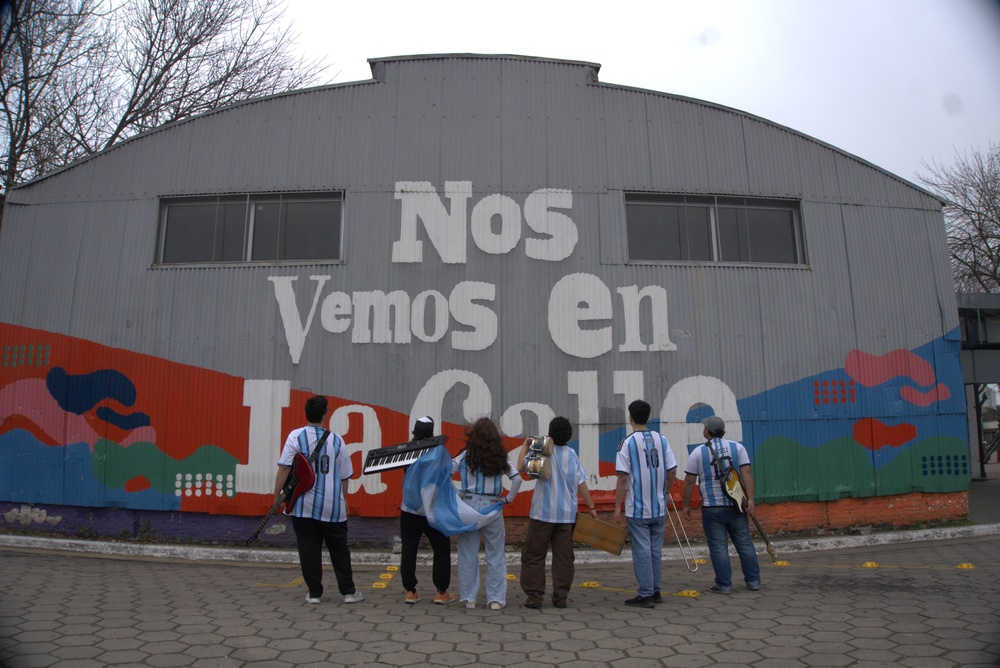
#> input picture fotos/DSC04739.jpeg, 1000 x 668 px, shrunk from 6024 x 4024 before the run; its folder holds only this picture in this run
$ python main.py
#> lines starting #> are read from the running program, lines starting #| are printed output that depends on the picture; long printed decimals are rounded
import cv2
import numpy as np
import os


def mejorar_foto(ruta):

#> called with ruta = 'fotos/DSC04739.jpeg'
    imagen = cv2.imread(ruta)
#> imagen is the input picture: shape (668, 1000, 3); mean B, G, R 114, 109, 111.3

    if imagen is None:
        print("No se encontró la foto")
        return

    print("Foto encontrada")

    # --------------------------------
    # 1. ANALIZAR BRILLO Y CONTRASTE
    # --------------------------------

    gris = cv2.cvtColor(imagen, cv2.COLOR_BGR2GRAY)
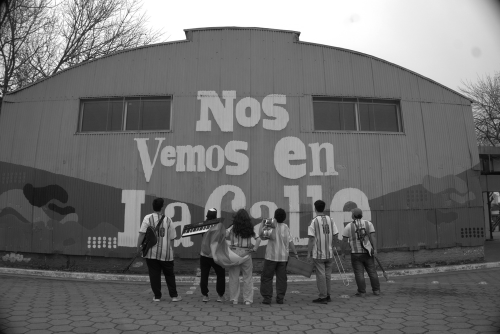
#> gris: shape (668, 1000) (shown at 1/2 size); min 2, max 255, mean 110.2

    brillo = np.mean(gris)
#> brillo = 110.2
    contraste = np.std(gris)
#> contraste = 57.69

    print("Brillo original:", brillo)
#| Brillo original: 110.232
    print("Contraste original:", contraste)
#| Contraste original: 57.695

    # --------------------------------
    # 2. ILUMINACION AUTOMATICA
    # --------------------------------

    if brillo < 60:
        gamma = 1.10
    elif brillo < 90:
        gamma = 1.06
    elif brillo < 120:
        gamma = 1.03
    elif brillo > 190:
        gamma = 0.96
    else:
        gamma = 1.0

    tabla = np.array([
        ((i / 255.0) ** (1 / gamma)) * 255
        for i in np.arange(0, 256)
    ]).astype("uint8")

    imagen = cv2.LUT(imagen, tabla)

    # --------------------------------
    # 3. ALTAS LUCES Y SOMBRAS
    # --------------------------------

    lab = cv2.cvtColor(imagen, cv2.COLOR_BGR2LAB)
#> lab: shape (668, 1000, 3); mean of channels 0, 1, 2 118.5, 130.6, 126.1

    l, a, b = cv2.split(lab)
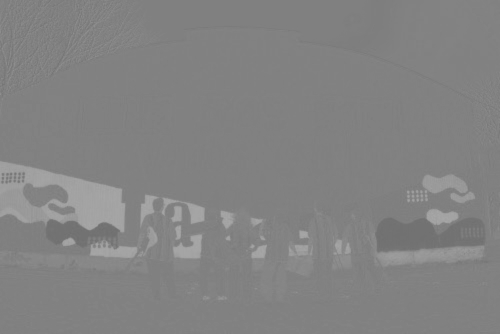
#> a: shape (668, 1000) (shown at 1/2 size); min 110, max 169, mean 130.6
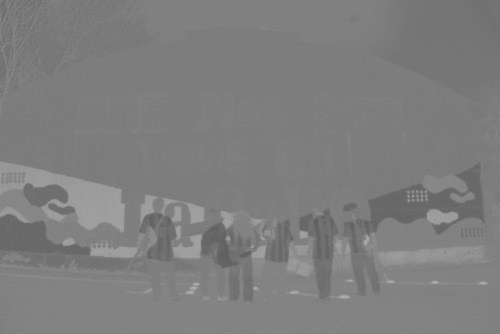
#> b: shape (668, 1000) (shown at 1/2 size); min 92, max 179, mean 126.1

    # Analizamos las zonas oscuras y claras
    sombras = np.mean(l[l < 80])
#> sombras = 59.32
    altas_luces = np.mean(l[l > 180])
#> altas_luces = 234.4

    print("Sombras:", sombras)
#| Sombras: 59.316
    print("Altas luces:", altas_luces)
#| Altas luces: 234.355

    # Levantar sombras
    if sombras < 60:
        l = np.where(
            l < 100,
            l + 8,
            l
        )

    # Bajar altas luces
    if altas_luces > 210:
        l = np.where(
            l > 180,
            l - 8,
            l
        )

    l = np.clip(l, 0, 255).astype(np.uint8)

    lab = cv2.merge((l, a, b))
#> lab: shape (668, 1000, 3); mean of channels 0, 1, 2 120.5, 130.6, 126.1

    imagen = cv2.cvtColor(
        lab,
        cv2.COLOR_LAB2BGR
    )

    # --------------------------------
    # 4. SATURACION AUTOMATICA
    # --------------------------------

    hsv = cv2.cvtColor(imagen, cv2.COLOR_BGR2HSV)
#> hsv: shape (668, 1000, 3); mean H, S, V 85.7, 39.6, 124.7

    h, s, v = cv2.split(hsv)
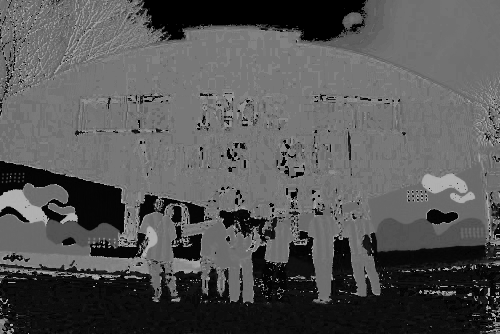
#> h: shape (668, 1000) (shown at 1/2 size); min 0, max 179, mean 85.7
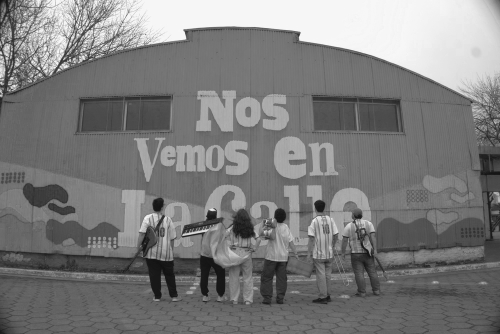
#> v: shape (668, 1000) (shown at 1/2 size); min 13, max 248, mean 124.7

    saturacion = np.mean(s)
#> saturacion = 39.63

    print("Saturación original:", saturacion)
#| Saturación original: 39.634

    if saturacion < 70:
        s = cv2.convertScaleAbs(s, alpha=1.20)
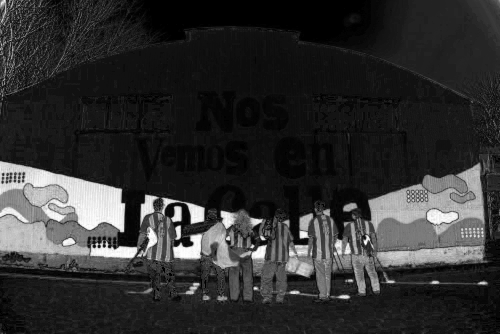
#> s: shape (668, 1000) (shown at 1/2 size); min 0, max 255, mean 47.6
    elif saturacion < 110:
        s = cv2.convertScaleAbs(s, alpha=1.10)
    elif saturacion > 180:
        s = cv2.convertScaleAbs(s, alpha=0.90)

    hsv = cv2.merge((h, s, v))
#> hsv: shape (668, 1000, 3); mean H, S, V 85.7, 47.6, 124.7

    imagen = cv2.cvtColor(hsv, cv2.COLOR_HSV2BGR)

    # --------------------------------
    # 5. REDUCCION DE RUIDO
    # --------------------------------

    imagen = cv2.fastNlMeansDenoisingColored(
        imagen,
        None,
        5,
        5,
        7,
        21
    )

    # --------------------------------
    # 6. NITIDEZ
    # --------------------------------

    suavizada = cv2.GaussianBlur(
        imagen,
        (0, 0),
        3
    )
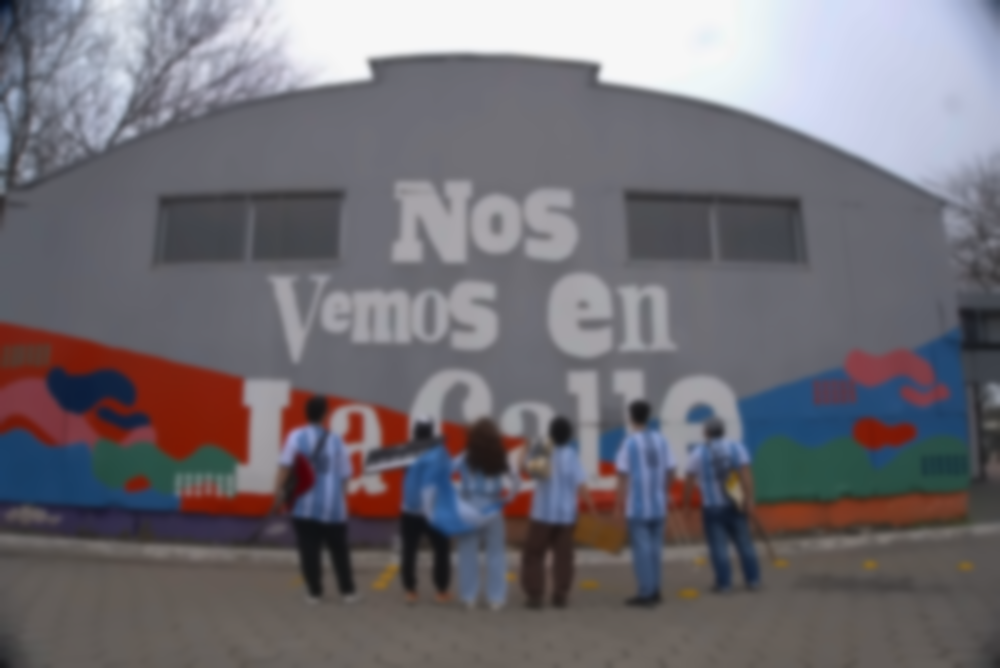
#> suavizada: shape (668, 1000, 3); mean B, G, R 115.6, 109.3, 112.6

    imagen = cv2.addWeighted(
        imagen,
        1.4,
        suavizada,
        -0.4,
        0
    )

    # --------------------------------
    # 7. GUARDAR
    # --------------------------------

    os.makedirs("resultados", exist_ok=True)

    nombre = os.path.basename(ruta)

    salida = os.path.join(
        "resultados",
        "mejorada_" + nombre
    )

    cv2.imwrite(salida, imagen)

    print("Foto mejorada guardada en:")
    print(salida)

    print("--------------------------------")


# --------------------------------
# PROCESAR TODAS LAS FOTOS
# --------------------------------

extensiones = (
    ".jpg",
    ".jpeg",
    ".png",
    ".bmp",
    ".tiff"
)

for nombre in os.listdir("fotos"):

    if nombre.lower().endswith(extensiones):

        ruta = os.path.join("fotos", nombre)

        mejorar_foto(ruta)

$ run again, on fotos/DSC04757.jpg
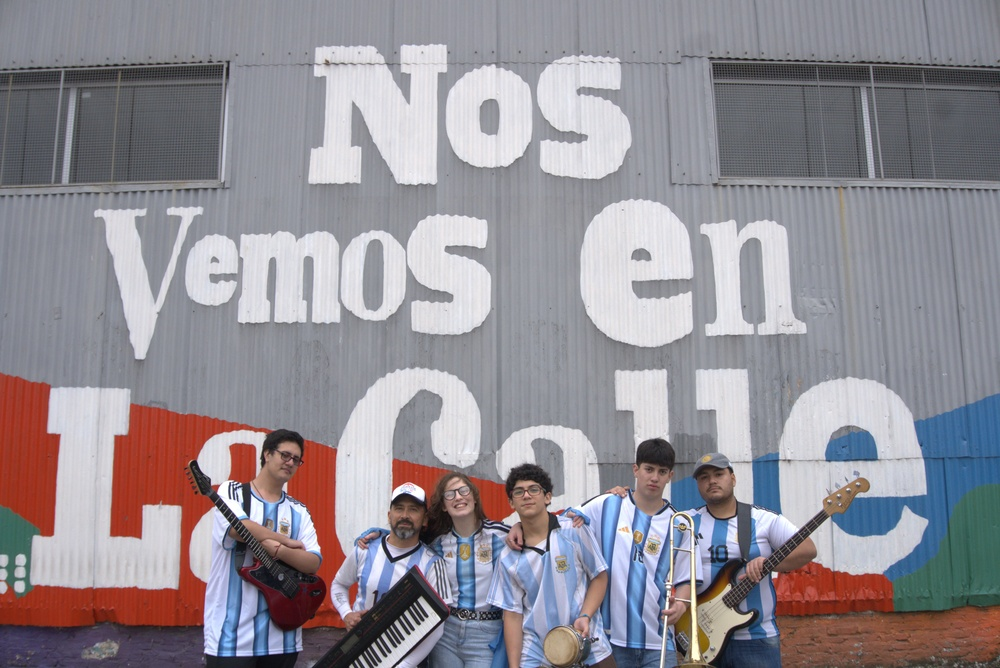
#> input picture fotos/DSC04757.jpg, 1000 x 668 px, shrunk from 6024 x 4024 before the run
#> in mejorar_foto, imagen is the input picture: shape (668, 1000, 3); mean B, G, R 148.7, 141.7, 146.6
#> brillo = 144
#> contraste = 51.29
#| Brillo original: 143.973
#| Contraste original: 51.294
#> in mejorar_foto, `l, a, b = cv2.split(lab)`:
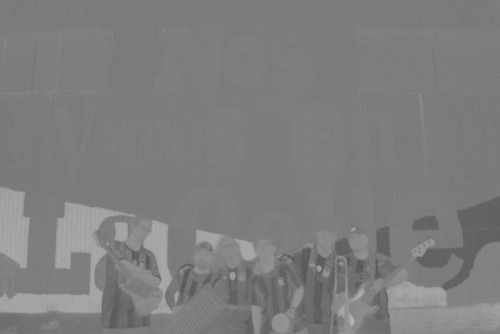
#> b: shape (668, 1000) (shown at 1/2 size); min 86, max 179, mean 125.8
#> sombras = 54.13
#> altas_luces = 219.6
#| Sombras: 54.126
#| Altas luces: 219.641
#> saturacion = 39.18
#| Saturación original: 39.181
#> in mejorar_foto, `suavizada = cv2.GaussianBlur( imagen, (0, 0), 3 )`:
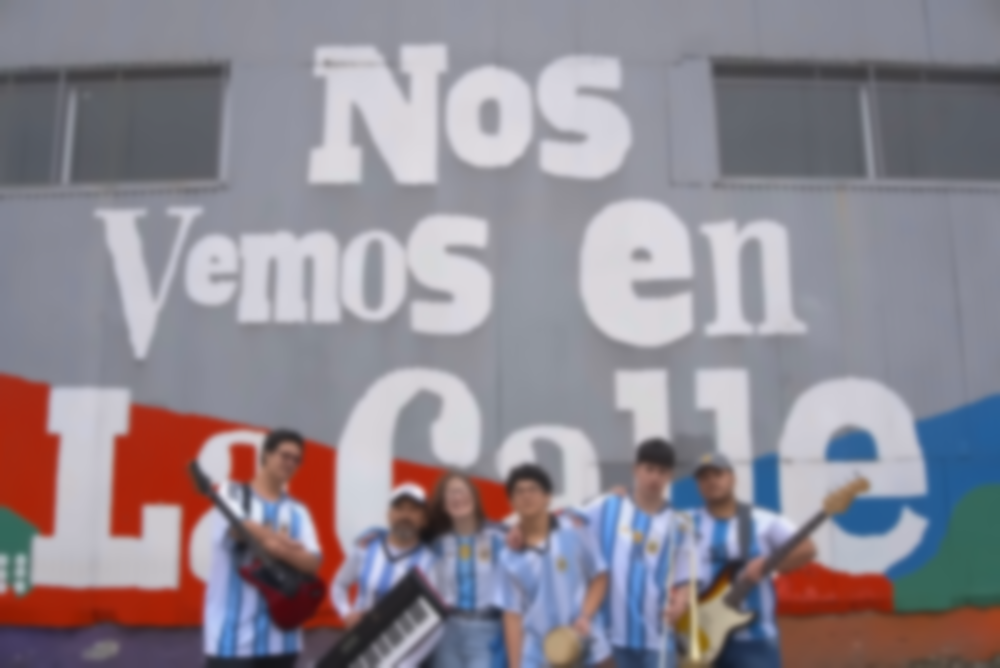
#> suavizada: shape (668, 1000, 3); mean B, G, R 145.5, 136.7, 143.1

$ run again, on fotos/DSC04744.jpg
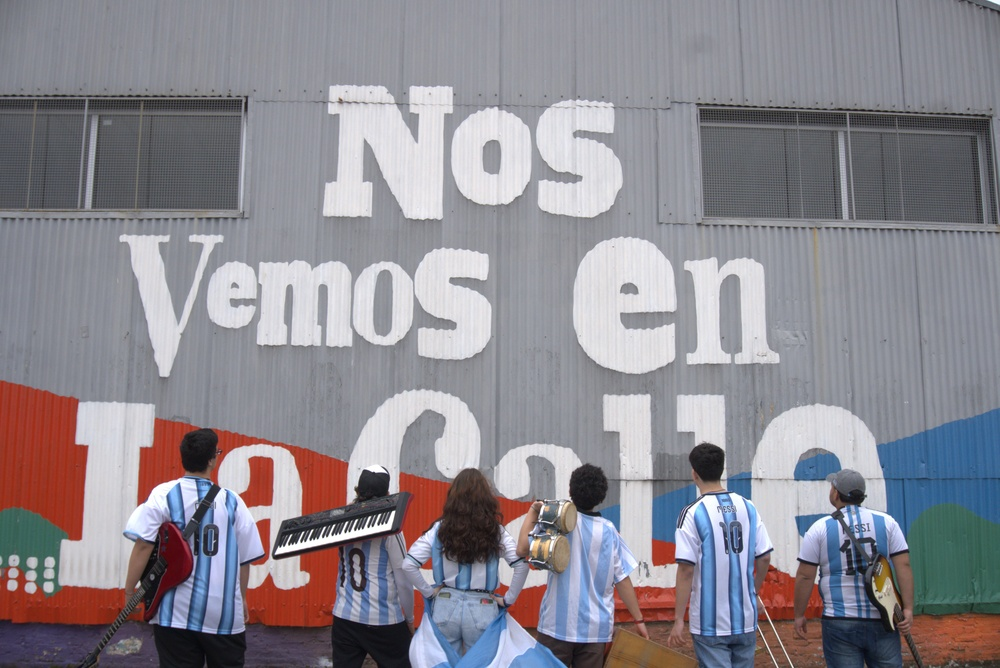
#> input picture fotos/DSC04744.jpg, 1000 x 668 px, shrunk from 6024 x 4024 before the run
#> in mejorar_foto, imagen is the input picture: shape (668, 1000, 3); mean B, G, R 144.2, 136.9, 140.4
#> brillo = 138.8
#> contraste = 50.57
#| Brillo original: 138.753
#| Contraste original: 50.572
#> in mejorar_foto, `l, a, b = cv2.split(lab)`:
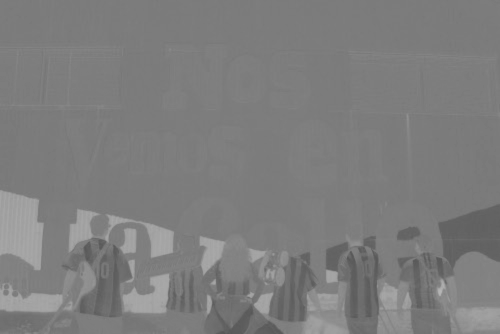
#> b: shape (668, 1000) (shown at 1/2 size); min 84, max 181, mean 125.4
#> sombras = 49.71
#> altas_luces = 219.7
#| Sombras: 49.708
#| Altas luces: 219.692
#> saturacion = 38.16
#| Saturación original: 38.163
#> in mejorar_foto, `suavizada = cv2.GaussianBlur( imagen, (0, 0), 3 )`:
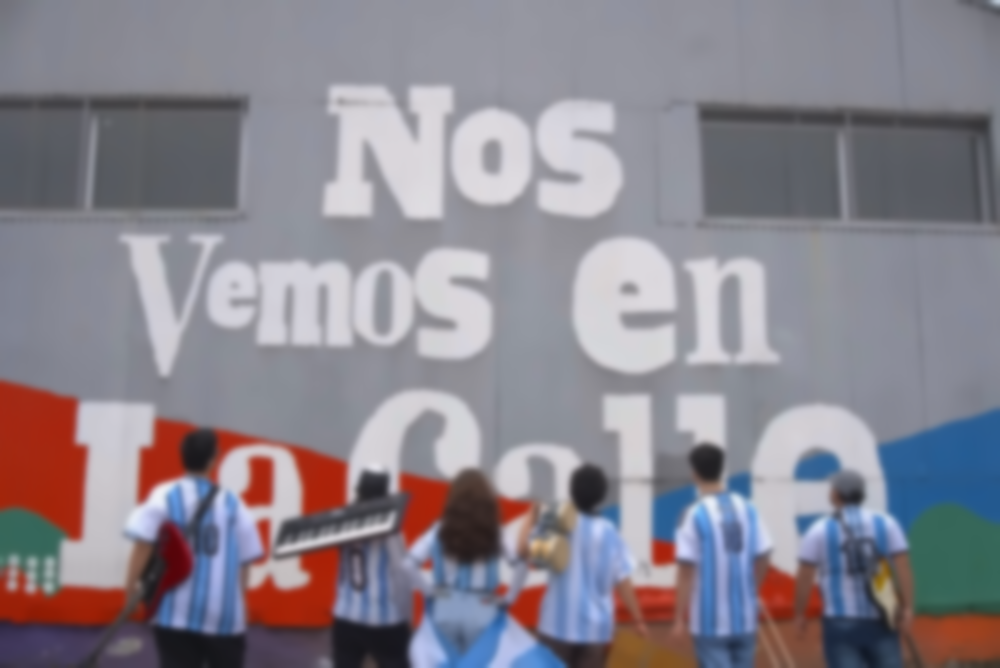
#> suavizada: shape (668, 1000, 3); mean B, G, R 141.8, 132.6, 137.5
